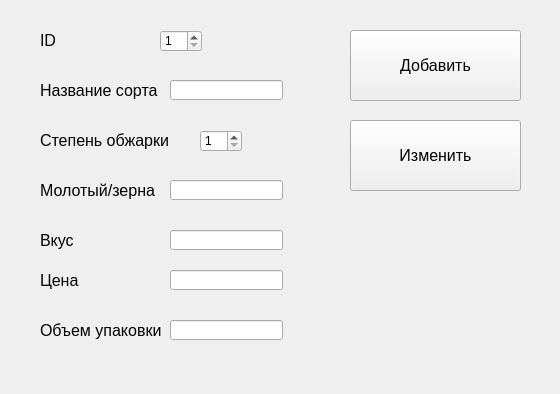
<?xml version="1.0" encoding="UTF-8"?>
<ui version="4.0">
 <class>Form</class>
 <widget class="QWidget" name="Form">
  <property name="geometry">
   <rect>
    <x>0</x>
    <y>0</y>
    <width>560</width>
    <height>394</height>
   </rect>
  </property>
  <property name="windowTitle">
   <string>Form</string>
  </property>
  <widget class="QLabel" name="label">
   <property name="geometry">
    <rect>
     <x>40</x>
     <y>30</y>
     <width>101</width>
     <height>21</height>
    </rect>
   </property>
   <property name="font">
    <font>
     <pointsize>12</pointsize>
    </font>
   </property>
   <property name="text">
    <string>ID</string>
   </property>
  </widget>
  <widget class="QSpinBox" name="spinBox">
   <property name="geometry">
    <rect>
     <x>160</x>
     <y>30</y>
     <width>42</width>
     <height>22</height>
    </rect>
   </property>
   <property name="minimum">
    <number>1</number>
   </property>
  </widget>
  <widget class="QLabel" name="label_2">
   <property name="geometry">
    <rect>
     <x>40</x>
     <y>80</y>
     <width>121</width>
     <height>21</height>
    </rect>
   </property>
   <property name="font">
    <font>
     <pointsize>12</pointsize>
    </font>
   </property>
   <property name="text">
    <string>Название сорта</string>
   </property>
  </widget>
  <widget class="QLineEdit" name="lineEdit">
   <property name="geometry">
    <rect>
     <x>170</x>
     <y>80</y>
     <width>113</width>
     <height>20</height>
    </rect>
   </property>
  </widget>
  <widget class="QLabel" name="label_3">
   <property name="geometry">
    <rect>
     <x>40</x>
     <y>130</y>
     <width>131</width>
     <height>21</height>
    </rect>
   </property>
   <property name="font">
    <font>
     <pointsize>12</pointsize>
    </font>
   </property>
   <property name="text">
    <string>Степень обжарки</string>
   </property>
  </widget>
  <widget class="QSpinBox" name="spinBox_2">
   <property name="geometry">
    <rect>
     <x>200</x>
     <y>130</y>
     <width>42</width>
     <height>22</height>
    </rect>
   </property>
   <property name="minimum">
    <number>1</number>
   </property>
   <property name="maximum">
    <number>5</number>
   </property>
  </widget>
  <widget class="QLabel" name="label_4">
   <property name="geometry">
    <rect>
     <x>40</x>
     <y>180</y>
     <width>131</width>
     <height>21</height>
    </rect>
   </property>
   <property name="font">
    <font>
     <pointsize>12</pointsize>
    </font>
   </property>
   <property name="text">
    <string>Молотый/зерна</string>
   </property>
  </widget>
  <widget class="QLineEdit" name="lineEdit_2">
   <property name="geometry">
    <rect>
     <x>170</x>
     <y>180</y>
     <width>113</width>
     <height>20</height>
    </rect>
   </property>
  </widget>
  <widget class="QLabel" name="label_5">
   <property name="geometry">
    <rect>
     <x>40</x>
     <y>230</y>
     <width>131</width>
     <height>21</height>
    </rect>
   </property>
   <property name="font">
    <font>
     <pointsize>12</pointsize>
    </font>
   </property>
   <property name="text">
    <string>Вкус</string>
   </property>
  </widget>
  <widget class="QLabel" name="label_6">
   <property name="geometry">
    <rect>
     <x>40</x>
     <y>270</y>
     <width>131</width>
     <height>21</height>
    </rect>
   </property>
   <property name="font">
    <font>
     <pointsize>12</pointsize>
    </font>
   </property>
   <property name="text">
    <string>Цена</string>
   </property>
  </widget>
  <widget class="QLabel" name="label_7">
   <property name="geometry">
    <rect>
     <x>40</x>
     <y>320</y>
     <width>131</width>
     <height>21</height>
    </rect>
   </property>
   <property name="font">
    <font>
     <pointsize>12</pointsize>
    </font>
   </property>
   <property name="text">
    <string>Объем упаковки</string>
   </property>
  </widget>
  <widget class="QLineEdit" name="lineEdit_3">
   <property name="geometry">
    <rect>
     <x>170</x>
     <y>230</y>
     <width>113</width>
     <height>20</height>
    </rect>
   </property>
  </widget>
  <widget class="QLineEdit" name="lineEdit_4">
   <property name="geometry">
    <rect>
     <x>170</x>
     <y>270</y>
     <width>113</width>
     <height>20</height>
    </rect>
   </property>
  </widget>
  <widget class="QLineEdit" name="lineEdit_5">
   <property name="geometry">
    <rect>
     <x>170</x>
     <y>320</y>
     <width>113</width>
     <height>20</height>
    </rect>
   </property>
  </widget>
  <widget class="QPushButton" name="pushButton">
   <property name="geometry">
    <rect>
     <x>350</x>
     <y>30</y>
     <width>171</width>
     <height>71</height>
    </rect>
   </property>
   <property name="font">
    <font>
     <pointsize>12</pointsize>
    </font>
   </property>
   <property name="text">
    <string>Добавить</string>
   </property>
  </widget>
  <widget class="QPushButton" name="pushButton_2">
   <property name="geometry">
    <rect>
     <x>350</x>
     <y>120</y>
     <width>171</width>
     <height>71</height>
    </rect>
   </property>
   <property name="font">
    <font>
     <pointsize>12</pointsize>
    </font>
   </property>
   <property name="text">
    <string>Изменить</string>
   </property>
  </widget>
 </widget>
 <resources/>
 <connections/>
</ui>
